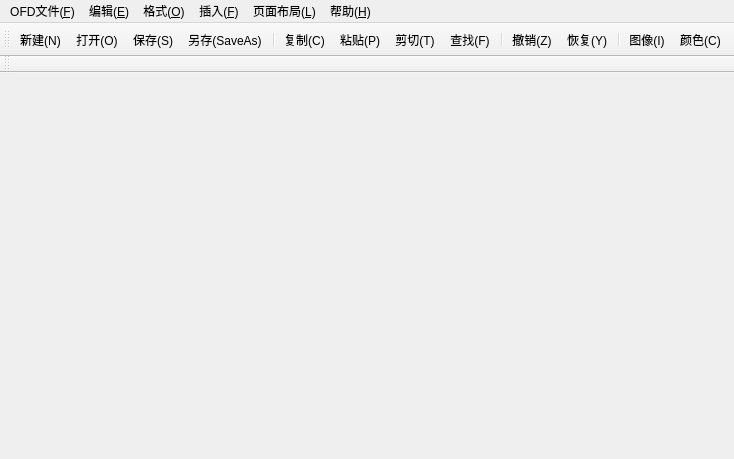
<?xml version="1.0" encoding="UTF-8"?>
<ui version="4.0">
 <class>MainWindow</class>
 <widget class="QMainWindow" name="MainWindow">
  <property name="geometry">
   <rect>
    <x>0</x>
    <y>0</y>
    <width>734</width>
    <height>459</height>
   </rect>
  </property>
  <property name="windowTitle">
   <string>MainWindow</string>
  </property>
  <widget class="QWidget" name="centralWidget"/>
  <widget class="QMenuBar" name="menuBar">
   <property name="geometry">
    <rect>
     <x>0</x>
     <y>0</y>
     <width>734</width>
     <height>20</height>
    </rect>
   </property>
   <widget class="QMenu" name="OFDMenue">
    <property name="title">
     <string>OFD文件(&amp;F)</string>
    </property>
    <addaction name="action_new"/>
    <addaction name="action_open"/>
    <addaction name="action_save"/>
    <addaction name="action_saveAs"/>
    <addaction name="action_close"/>
    <addaction name="action_exit"/>
    <addaction name="separator"/>
    <addaction name="separator"/>
   </widget>
   <widget class="QMenu" name="editMenue">
    <property name="title">
     <string>编辑(&amp;E)</string>
    </property>
    <addaction name="action_undo"/>
    <addaction name="action_redo"/>
    <addaction name="separator"/>
    <addaction name="action_copy"/>
    <addaction name="action_cut"/>
    <addaction name="action_paste"/>
    <addaction name="action_find"/>
   </widget>
   <widget class="QMenu" name="insertMenue">
    <property name="title">
     <string>插入(&amp;F)</string>
    </property>
    <widget class="QMenu" name="menu_6">
     <property name="title">
      <string>页眉和页脚(&amp;A)</string>
     </property>
     <addaction name="action_footer"/>
    </widget>
    <addaction name="action_images"/>
    <addaction name="menu_6"/>
    <addaction name="action"/>
   </widget>
   <widget class="QMenu" name="layoutMenue">
    <property name="title">
     <string>页面布局(&amp;L)</string>
    </property>
    <widget class="QMenu" name="paperSize">
     <property name="title">
      <string>纸张大小</string>
     </property>
     <addaction name="action_A4"/>
     <addaction name="action_A3"/>
     <addaction name="action_A1"/>
     <addaction name="action_A2"/>
     <addaction name="action_A5"/>
     <addaction name="action_A6"/>
    </widget>
    <addaction name="paperSize"/>
   </widget>
   <widget class="QMenu" name="helpMenue">
    <property name="title">
     <string>帮助(&amp;H)</string>
    </property>
    <addaction name="action_about"/>
    <addaction name="action_aboutOFD"/>
   </widget>
   <widget class="QMenu" name="formatMenue">
    <property name="title">
     <string>格式(&amp;O)</string>
    </property>
    <widget class="QMenu" name="aligningMenue">
     <property name="title">
      <string>对齐(&amp;N)</string>
     </property>
     <addaction name="action_justifyLeft"/>
     <addaction name="action_justifyCenter"/>
     <addaction name="action_justifyRight"/>
     <addaction name="action_justifyFull"/>
    </widget>
    <widget class="QMenu" name="textMenue">
     <property name="title">
      <string>文本(&amp;T)</string>
     </property>
     <addaction name="action_bold"/>
     <addaction name="action_italics"/>
     <addaction name="action_underline"/>
     <addaction name="action_strickout"/>
     <addaction name="action_online"/>
     <addaction name="separator"/>
     <addaction name="action_superscript"/>
     <addaction name="action_subscript"/>
    </widget>
    <addaction name="textMenue"/>
    <addaction name="action_color"/>
    <addaction name="separator"/>
    <addaction name="aligningMenue"/>
   </widget>
   <addaction name="OFDMenue"/>
   <addaction name="editMenue"/>
   <addaction name="formatMenue"/>
   <addaction name="insertMenue"/>
   <addaction name="layoutMenue"/>
   <addaction name="helpMenue"/>
  </widget>
  <widget class="QToolBar" name="toolBar">
   <property name="windowTitle">
    <string>toolBar</string>
   </property>
   <attribute name="toolBarArea">
    <enum>TopToolBarArea</enum>
   </attribute>
   <attribute name="toolBarBreak">
    <bool>false</bool>
   </attribute>
   <addaction name="action_new"/>
   <addaction name="action_open"/>
   <addaction name="action_save"/>
   <addaction name="action_saveAs"/>
   <addaction name="separator"/>
   <addaction name="action_copy"/>
   <addaction name="action_paste"/>
   <addaction name="action_cut"/>
   <addaction name="action_find"/>
   <addaction name="separator"/>
   <addaction name="action_undo"/>
   <addaction name="action_redo"/>
   <addaction name="separator"/>
   <addaction name="action_images"/>
   <addaction name="action_color"/>
  </widget>
  <widget class="QToolBar" name="toolBar_2">
   <property name="windowTitle">
    <string>toolBar_2</string>
   </property>
   <attribute name="toolBarArea">
    <enum>TopToolBarArea</enum>
   </attribute>
   <attribute name="toolBarBreak">
    <bool>true</bool>
   </attribute>
  </widget>
  <action name="action_new">
   <property name="icon">
    <iconset resource="myimages.qrc">
     <normaloff>:/images/new.svg</normaloff>:/images/new.svg</iconset>
   </property>
   <property name="text">
    <string>新建(&amp;N)</string>
   </property>
   <property name="shortcut">
    <string>Ctrl+N</string>
   </property>
  </action>
  <action name="action_open">
   <property name="icon">
    <iconset resource="myimages.qrc">
     <normaloff>:/images/open.svg</normaloff>:/images/open.svg</iconset>
   </property>
   <property name="text">
    <string>打开(&amp;O)</string>
   </property>
   <property name="shortcut">
    <string>Ctrl+O</string>
   </property>
  </action>
  <action name="action_save">
   <property name="icon">
    <iconset resource="myimages.qrc">
     <normaloff>:/images/document-save-as.svg</normaloff>:/images/document-save-as.svg</iconset>
   </property>
   <property name="text">
    <string>保存(&amp;S)</string>
   </property>
   <property name="shortcut">
    <string>Ctrl+S</string>
   </property>
  </action>
  <action name="action_saveAs">
   <property name="icon">
    <iconset resource="myimages.qrc">
     <normaloff>:/images/document-save-all.svg</normaloff>:/images/document-save-all.svg</iconset>
   </property>
   <property name="text">
    <string>另存(S&amp;aveAs)</string>
   </property>
   <property name="shortcut">
    <string>Ctrl+Shift+S</string>
   </property>
  </action>
  <action name="action_exit">
   <property name="icon">
    <iconset resource="myimages.qrc">
     <normaloff>:/images/exit.svg</normaloff>:/images/exit.svg</iconset>
   </property>
   <property name="text">
    <string>退出(&amp;E)</string>
   </property>
   <property name="shortcut">
    <string>Ctrl+Q</string>
   </property>
  </action>
  <action name="action_close">
   <property name="icon">
    <iconset resource="myimages.qrc">
     <normaloff>:/images/close.svg</normaloff>:/images/close.svg</iconset>
   </property>
   <property name="text">
    <string>关闭(&amp;C)</string>
   </property>
  </action>
  <action name="action_copy">
   <property name="icon">
    <iconset resource="myimages.qrc">
     <normaloff>:/images/edit-copy.svg</normaloff>:/images/edit-copy.svg</iconset>
   </property>
   <property name="text">
    <string>复制(&amp;C)</string>
   </property>
   <property name="shortcut">
    <string>Ctrl+C</string>
   </property>
  </action>
  <action name="action_cut">
   <property name="icon">
    <iconset resource="myimages.qrc">
     <normaloff>:/images/edit-cut.svg</normaloff>:/images/edit-cut.svg</iconset>
   </property>
   <property name="text">
    <string>剪切(&amp;T)</string>
   </property>
   <property name="shortcut">
    <string>Ctrl+X</string>
   </property>
  </action>
  <action name="action_paste">
   <property name="icon">
    <iconset resource="myimages.qrc">
     <normaloff>:/images/edit-paste.svg</normaloff>:/images/edit-paste.svg</iconset>
   </property>
   <property name="text">
    <string>粘贴(&amp;P)</string>
   </property>
   <property name="shortcut">
    <string>Ctrl+V</string>
   </property>
  </action>
  <action name="action_images">
   <property name="icon">
    <iconset resource="myimages.qrc">
     <normaloff>:/images/insert-image.svg</normaloff>:/images/insert-image.svg</iconset>
   </property>
   <property name="text">
    <string>图像(&amp;I)</string>
   </property>
  </action>
  <action name="action_about">
   <property name="text">
    <string>&amp;About(&amp;A)</string>
   </property>
  </action>
  <action name="action_noneAround">
   <property name="icon">
    <iconset resource="myimages.qrc">
     <normaloff>:/images/无.png</normaloff>:/images/无.png</iconset>
   </property>
   <property name="text">
    <string>无环绕(&amp;N)</string>
   </property>
  </action>
  <action name="action_beforeAround">
   <property name="icon">
    <iconset resource="myimages.qrc">
     <normaloff>:/images/之前.png</normaloff>:/images/之前.png</iconset>
   </property>
   <property name="text">
    <string>之前环绕(&amp;B)</string>
   </property>
  </action>
  <action name="action_afterAround">
   <property name="icon">
    <iconset resource="myimages.qrc">
     <normaloff>:/images/之后.png</normaloff>:/images/之后.png</iconset>
   </property>
   <property name="text">
    <string>之后环绕(&amp;A)</string>
   </property>
  </action>
  <action name="action_parallelAround">
   <property name="icon">
    <iconset resource="myimages.qrc">
     <normaloff>:/images/平行.png</normaloff>:/images/平行.png</iconset>
   </property>
   <property name="text">
    <string>平行环绕(&amp;P)</string>
   </property>
  </action>
  <action name="action_throughAround">
   <property name="icon">
    <iconset resource="myimages.qrc">
     <normaloff>:/images/贯穿.png</normaloff>:/images/贯穿.png</iconset>
   </property>
   <property name="text">
    <string>贯穿环绕(&amp;U)</string>
   </property>
  </action>
  <action name="action_bestAround">
   <property name="icon">
    <iconset resource="myimages.qrc">
     <normaloff>:/images/最佳.png</normaloff>:/images/最佳.png</iconset>
   </property>
   <property name="text">
    <string>最佳环绕(&amp;O)</string>
   </property>
  </action>
  <action name="action_header">
   <property name="text">
    <string>页眉(&amp;A)</string>
   </property>
  </action>
  <action name="action_footer">
   <property name="text">
    <string>页脚(&amp;R)</string>
   </property>
  </action>
  <action name="action_undo">
   <property name="icon">
    <iconset resource="myimages.qrc">
     <normaloff>:/images/edit-undo.svg</normaloff>:/images/edit-undo.svg</iconset>
   </property>
   <property name="text">
    <string>撤销(&amp;Z)</string>
   </property>
   <property name="shortcut">
    <string>Ctrl+Z</string>
   </property>
  </action>
  <action name="action_redo">
   <property name="icon">
    <iconset resource="myimages.qrc">
     <normaloff>:/images/edit-redo.svg</normaloff>:/images/edit-redo.svg</iconset>
   </property>
   <property name="text">
    <string>恢复(&amp;Y)</string>
   </property>
  </action>
  <action name="action_bold">
   <property name="checkable">
    <bool>true</bool>
   </property>
   <property name="icon">
    <iconset resource="myimages.qrc">
     <normaloff>:/images/format-text-bold.svg</normaloff>:/images/format-text-bold.svg</iconset>
   </property>
   <property name="text">
    <string>粗体(&amp;A)</string>
   </property>
  </action>
  <action name="action_italics">
   <property name="checkable">
    <bool>true</bool>
   </property>
   <property name="icon">
    <iconset resource="myimages.qrc">
     <normaloff>:/images/format-text-italic.svg</normaloff>:/images/format-text-italic.svg</iconset>
   </property>
   <property name="text">
    <string>斜体(&amp;B)</string>
   </property>
  </action>
  <action name="action_underline">
   <property name="checkable">
    <bool>true</bool>
   </property>
   <property name="icon">
    <iconset resource="myimages.qrc">
     <normaloff>:/images/format-text-underline.svg</normaloff>:/images/format-text-underline.svg</iconset>
   </property>
   <property name="text">
    <string>下划线(&amp;D)</string>
   </property>
  </action>
  <action name="action_strickout">
   <property name="checkable">
    <bool>true</bool>
   </property>
   <property name="icon">
    <iconset resource="myimages.qrc">
     <normaloff>:/images/format-text-strikethrough.svg</normaloff>:/images/format-text-strikethrough.svg</iconset>
   </property>
   <property name="text">
    <string>删除线(&amp;F)</string>
   </property>
  </action>
  <action name="action_online">
   <property name="checkable">
    <bool>true</bool>
   </property>
   <property name="icon">
    <iconset resource="myimages.qrc">
     <normaloff>:/images/under_line.png</normaloff>:/images/under_line.png</iconset>
   </property>
   <property name="text">
    <string>上划线(&amp;G)</string>
   </property>
  </action>
  <action name="action_fontStyle">
   <property name="text">
    <string>字体样式</string>
   </property>
  </action>
  <action name="action_fontSize">
   <property name="text">
    <string>字体大小</string>
   </property>
  </action>
  <action name="action_newPage">
   <property name="icon">
    <iconset resource="myimages.qrc">
     <normaloff>:/images/insert-page-break.svg</normaloff>:/images/insert-page-break.svg</iconset>
   </property>
   <property name="text">
    <string>分页符(&amp;p)</string>
   </property>
  </action>
  <action name="action_newLine">
   <property name="text">
    <string>换行符(&amp;w)</string>
   </property>
  </action>
  <action name="action_aboutOFD">
   <property name="text">
    <string>About &amp;OFD</string>
   </property>
  </action>
  <action name="action_insertTable">
   <property name="icon">
    <iconset resource="myimages.qrc">
     <normaloff>:/images/insert-table.svg</normaloff>:/images/insert-table.svg</iconset>
   </property>
   <property name="text">
    <string>插入表格</string>
   </property>
   <property name="toolTip">
    <string>插入表格(I)</string>
   </property>
  </action>
  <action name="action_drawTable">
   <property name="text">
    <string>表格绘制</string>
   </property>
  </action>
  <action name="action_justifyLeft">
   <property name="checkable">
    <bool>true</bool>
   </property>
   <property name="icon">
    <iconset resource="myimages.qrc">
     <normaloff>:/images/format-justify-left.svg</normaloff>:/images/format-justify-left.svg</iconset>
   </property>
   <property name="text">
    <string>左对齐(&amp;A)</string>
   </property>
  </action>
  <action name="action_justifyCenter">
   <property name="checkable">
    <bool>true</bool>
   </property>
   <property name="icon">
    <iconset resource="myimages.qrc">
     <normaloff>:/images/format-justify-center.svg</normaloff>:/images/format-justify-center.svg</iconset>
   </property>
   <property name="text">
    <string>居中(&amp;B)</string>
   </property>
  </action>
  <action name="action_justifyRight">
   <property name="checkable">
    <bool>true</bool>
   </property>
   <property name="icon">
    <iconset resource="myimages.qrc">
     <normaloff>:/images/format-justify-right.svg</normaloff>:/images/format-justify-right.svg</iconset>
   </property>
   <property name="text">
    <string>右对齐(&amp;C)</string>
   </property>
  </action>
  <action name="action_justifyFull">
   <property name="checkable">
    <bool>true</bool>
   </property>
   <property name="icon">
    <iconset resource="myimages.qrc">
     <normaloff>:/images/format-justify-fill.svg</normaloff>:/images/format-justify-fill.svg</iconset>
   </property>
   <property name="text">
    <string>两端对齐(&amp;D)</string>
   </property>
  </action>
  <action name="action_kerning">
   <property name="icon">
    <iconset resource="myimages.qrc">
     <normaloff>:/images/text_horz_kern.svg</normaloff>:/images/text_horz_kern.svg</iconset>
   </property>
   <property name="text">
    <string>字距</string>
   </property>
  </action>
  <action name="action_lineSpacing">
   <property name="icon">
    <iconset resource="myimages.qrc">
     <normaloff>:/images/text_line_spacing.svg</normaloff>:/images/text_line_spacing.svg</iconset>
   </property>
   <property name="text">
    <string>行距:  1(&amp;A)</string>
   </property>
  </action>
  <action name="action_superscript">
   <property name="checkable">
    <bool>true</bool>
   </property>
   <property name="icon">
    <iconset resource="myimages.qrc">
     <normaloff>:/images/format-text-superscript.svg</normaloff>:/images/format-text-superscript.svg</iconset>
   </property>
   <property name="text">
    <string>上标 </string>
   </property>
   <property name="shortcut">
    <string>Ctrl+Shift+P</string>
   </property>
  </action>
  <action name="action_subscript">
   <property name="checkable">
    <bool>true</bool>
   </property>
   <property name="icon">
    <iconset resource="myimages.qrc">
     <normaloff>:/images/text_subscript.svg</normaloff>:/images/text_subscript.svg</iconset>
   </property>
   <property name="text">
    <string>下标</string>
   </property>
   <property name="shortcut">
    <string>Ctrl+Shift+B</string>
   </property>
  </action>
  <action name="action_A1">
   <property name="text">
    <string>A&amp;1</string>
   </property>
  </action>
  <action name="action_color">
   <property name="icon">
    <iconset resource="myimages.qrc">
     <normaloff>:/images/color-management.svg</normaloff>:/images/color-management.svg</iconset>
   </property>
   <property name="text">
    <string>颜色(&amp;C)</string>
   </property>
  </action>
  <action name="action_A4">
   <property name="text">
    <string>&amp;A4   209毫米×296毫米</string>
   </property>
  </action>
  <action name="action_A3">
   <property name="text">
    <string>A3   &amp;296毫米×419.1毫米</string>
   </property>
  </action>
  <action name="action_8_259_367">
   <property name="text">
    <string>&amp;8开   259毫米×367毫米</string>
   </property>
  </action>
  <action name="action_16_183_259">
   <property name="text">
    <string>&amp;16开  183毫米×259毫米</string>
   </property>
  </action>
  <action name="action_find">
   <property name="icon">
    <iconset resource="myimages.qrc">
     <normaloff>:/images/edit-find.svg</normaloff>:/images/edit-find.svg</iconset>
   </property>
   <property name="text">
    <string>查找(&amp;F)</string>
   </property>
   <property name="shortcut">
    <string>Ctrl+F</string>
   </property>
  </action>
  <action name="action1_5_C">
   <property name="text">
    <string>1.5倍行距(&amp;B)</string>
   </property>
  </action>
  <action name="action2_C">
   <property name="text">
    <string>2倍行距(&amp;C)</string>
   </property>
  </action>
  <action name="action_paragraphSpacing">
   <property name="text">
    <string>增加段落间距(&amp;D)</string>
   </property>
  </action>
  <action name="action_indentMore">
   <property name="icon">
    <iconset resource="myimages.qrc">
     <normaloff>:/images/format-indent-more.svg</normaloff>:/images/format-indent-more.svg</iconset>
   </property>
   <property name="text">
    <string>增大缩进(&amp;F)</string>
   </property>
  </action>
  <action name="action_indentLess">
   <property name="icon">
    <iconset resource="myimages.qrc">
     <normaloff>:/images/format-indent-less.svg</normaloff>:/images/format-indent-less.svg</iconset>
   </property>
   <property name="text">
    <string>减少缩进(&amp;G)</string>
   </property>
  </action>
  <action name="action_Z">
   <property name="text">
    <string>大小(&amp;Z)</string>
   </property>
  </action>
  <action name="action_insertRowAbove">
   <property name="icon">
    <iconset resource="myimages.qrc">
     <normaloff>:/images/edit-table-insert-row-above.svg</normaloff>:/images/edit-table-insert-row-above.svg</iconset>
   </property>
   <property name="text">
    <string>上方插入行(&amp;A)</string>
   </property>
  </action>
  <action name="action_insertRowBelow">
   <property name="icon">
    <iconset resource="myimages.qrc">
     <normaloff>:/images/edit-table-insert-row-below.svg</normaloff>:/images/edit-table-insert-row-below.svg</iconset>
   </property>
   <property name="text">
    <string>下方插入行(&amp;B)</string>
   </property>
  </action>
  <action name="action_Row">
   <property name="text">
    <string>      行(&amp;R)...</string>
   </property>
  </action>
  <action name="action_L">
   <property name="icon">
    <iconset resource="myimages.qrc">
     <normaloff>:/images/edit-table-insert-column-left.svg</normaloff>:/images/edit-table-insert-column-left.svg</iconset>
   </property>
   <property name="text">
    <string>左侧插入列(&amp;L)</string>
   </property>
  </action>
  <action name="action_I_2">
   <property name="icon">
    <iconset resource="myimages.qrc">
     <normaloff>:/images/edit-table-insert-column-right.svg</normaloff>:/images/edit-table-insert-column-right.svg</iconset>
   </property>
   <property name="text">
    <string>右侧插入列(&amp;I)</string>
   </property>
  </action>
  <action name="action_Column">
   <property name="text">
    <string>       列(&amp;C)...</string>
   </property>
  </action>
  <action name="action_deleteRow">
   <property name="icon">
    <iconset resource="myimages.qrc">
     <normaloff>:/images/edit-table-delete-row.svg</normaloff>:/images/edit-table-delete-row.svg</iconset>
   </property>
   <property name="text">
    <string>行(&amp;R)</string>
   </property>
  </action>
  <action name="action_deleteColumn">
   <property name="icon">
    <iconset resource="myimages.qrc">
     <normaloff>:/images/edit-table-delete-column.svg</normaloff>:/images/edit-table-delete-column.svg</iconset>
   </property>
   <property name="text">
    <string>列(&amp;C)</string>
   </property>
  </action>
  <action name="action_deleteTable">
   <property name="text">
    <string>表格(&amp;T)</string>
   </property>
  </action>
  <action name="action_chooseRow">
   <property name="text">
    <string>行(&amp;R)</string>
   </property>
  </action>
  <action name="action_chooseColumn">
   <property name="text">
    <string>列(&amp;C)</string>
   </property>
  </action>
  <action name="action_chooseTable">
   <property name="text">
    <string>表格(&amp;T)</string>
   </property>
  </action>
  <action name="action_cell">
   <property name="text">
    <string>单元格(&amp;E)</string>
   </property>
  </action>
  <action name="action_mergeCell">
   <property name="icon">
    <iconset resource="myimages.qrc">
     <normaloff>:/images/edit-table-cell-merge.svg</normaloff>:/images/edit-table-cell-merge.svg</iconset>
   </property>
   <property name="text">
    <string>合并单元格(&amp;A)</string>
   </property>
  </action>
  <action name="action_splitCell">
   <property name="icon">
    <iconset resource="myimages.qrc">
     <normaloff>:/images/edit-table-cell-split.svg</normaloff>:/images/edit-table-cell-split.svg</iconset>
   </property>
   <property name="text">
    <string>拆分单元格(&amp;E)</string>
   </property>
  </action>
  <action name="action_customSpaced">
   <property name="text">
    <string>自定义行距(&amp;E)</string>
   </property>
  </action>
  <action name="action_A2">
   <property name="text">
    <string>A2</string>
   </property>
  </action>
  <action name="action_A5">
   <property name="text">
    <string>A&amp;5</string>
   </property>
  </action>
  <action name="action_A6">
   <property name="text">
    <string>A&amp;6</string>
   </property>
  </action>
  <action name="action">
   <property name="text">
    <string>&amp;表格(&amp;T)</string>
   </property>
  </action>
  <action name="action1_0_C">
   <property name="text">
    <string>1.0倍行距</string>
   </property>
  </action>
 </widget>
 <layoutdefault spacing="6" margin="11"/>
 <resources>
  <include location="myimages.qrc"/>
 </resources>
 <connections/>
</ui>
